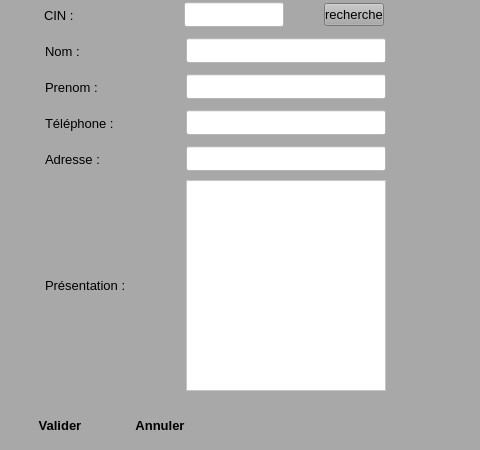
<?xml version="1.0" encoding="UTF-8"?>
<ui version="4.0">
 <class>ajoutPromotteur</class>
 <widget class="QWidget" name="ajoutPromotteur">
  <property name="geometry">
   <rect>
    <x>0</x>
    <y>0</y>
    <width>480</width>
    <height>450</height>
   </rect>
  </property>
  <property name="minimumSize">
   <size>
    <width>480</width>
    <height>450</height>
   </size>
  </property>
  <property name="maximumSize">
   <size>
    <width>480</width>
    <height>640</height>
   </size>
  </property>
  <property name="font">
   <font>
    <family>Segoe UI</family>
    <pointsize>10</pointsize>
   </font>
  </property>
  <property name="windowTitle">
   <string>Ajouter un nouveau promotteur</string>
  </property>
  <property name="windowIcon">
   <iconset>
    <normaloff>D:/Med/Eclipse Travail/TestBD/Add-icon.png</normaloff>D:/Med/Eclipse Travail/TestBD/Add-icon.png</iconset>
  </property>
  <property name="toolTip">
   <string>&lt;html&gt;&lt;head/&gt;&lt;body&gt;&lt;p&gt;&lt;span style=&quot; font-size:10pt;&quot;&gt;Ajouter une nouvelle Etude &lt;/span&gt;&lt;/p&gt;&lt;/body&gt;&lt;/html&gt;</string>
  </property>
  <property name="styleSheet">
   <string notr="true">background-color:rgb(168, 168, 168)</string>
  </property>
  <widget class="QWidget" name="verticalLayoutWidget">
   <property name="geometry">
    <rect>
     <x>10</x>
     <y>0</y>
     <width>411</width>
     <height>391</height>
    </rect>
   </property>
   <layout class="QVBoxLayout" name="verticalLayout">
    <item>
     <layout class="QHBoxLayout" name="horizontalLayout">
      <item>
       <widget class="QLabel" name="label">
        <property name="minimumSize">
         <size>
          <width>80</width>
          <height>30</height>
         </size>
        </property>
        <property name="maximumSize">
         <size>
          <width>100</width>
          <height>30</height>
         </size>
        </property>
        <property name="font">
         <font>
          <family>Segoe UI</family>
          <pointsize>10</pointsize>
         </font>
        </property>
        <property name="text">
         <string>CIN :</string>
        </property>
       </widget>
      </item>
      <item>
       <widget class="QLineEdit" name="uiCin">
        <property name="enabled">
         <bool>true</bool>
        </property>
        <property name="minimumSize">
         <size>
          <width>100</width>
          <height>25</height>
         </size>
        </property>
        <property name="maximumSize">
         <size>
          <width>100</width>
          <height>25</height>
         </size>
        </property>
        <property name="font">
         <font>
          <family>Segoe UI</family>
          <pointsize>10</pointsize>
         </font>
        </property>
        <property name="styleSheet">
         <string notr="true">background-color:rgb(255, 255, 255)</string>
        </property>
       </widget>
      </item>
      <item>
       <widget class="QPushButton" name="uiRecherche">
        <property name="minimumSize">
         <size>
          <width>60</width>
          <height>0</height>
         </size>
        </property>
        <property name="maximumSize">
         <size>
          <width>60</width>
          <height>16777215</height>
         </size>
        </property>
        <property name="text">
         <string>recherche</string>
        </property>
       </widget>
      </item>
     </layout>
    </item>
    <item>
     <layout class="QHBoxLayout" name="horizontalLayout_8">
      <item>
       <widget class="QLabel" name="label_8">
        <property name="minimumSize">
         <size>
          <width>100</width>
          <height>30</height>
         </size>
        </property>
        <property name="maximumSize">
         <size>
          <width>100</width>
          <height>30</height>
         </size>
        </property>
        <property name="font">
         <font>
          <family>Segoe UI</family>
          <pointsize>10</pointsize>
         </font>
        </property>
        <property name="text">
         <string>Nom :</string>
        </property>
       </widget>
      </item>
      <item>
       <widget class="QLineEdit" name="uiNom">
        <property name="enabled">
         <bool>false</bool>
        </property>
        <property name="minimumSize">
         <size>
          <width>200</width>
          <height>25</height>
         </size>
        </property>
        <property name="maximumSize">
         <size>
          <width>200</width>
          <height>25</height>
         </size>
        </property>
        <property name="font">
         <font>
          <family>Segoe UI</family>
          <pointsize>10</pointsize>
         </font>
        </property>
        <property name="styleSheet">
         <string notr="true">background-color:rgb(255, 255, 255)</string>
        </property>
       </widget>
      </item>
     </layout>
    </item>
    <item>
     <layout class="QHBoxLayout" name="horizontalLayout_9">
      <item>
       <widget class="QLabel" name="label_10">
        <property name="minimumSize">
         <size>
          <width>100</width>
          <height>30</height>
         </size>
        </property>
        <property name="maximumSize">
         <size>
          <width>100</width>
          <height>30</height>
         </size>
        </property>
        <property name="font">
         <font>
          <family>Segoe UI</family>
          <pointsize>10</pointsize>
         </font>
        </property>
        <property name="text">
         <string>Prenom :</string>
        </property>
       </widget>
      </item>
      <item>
       <widget class="QLineEdit" name="uiPrenom">
        <property name="enabled">
         <bool>false</bool>
        </property>
        <property name="minimumSize">
         <size>
          <width>200</width>
          <height>25</height>
         </size>
        </property>
        <property name="maximumSize">
         <size>
          <width>200</width>
          <height>25</height>
         </size>
        </property>
        <property name="font">
         <font>
          <family>Segoe UI</family>
          <pointsize>10</pointsize>
         </font>
        </property>
        <property name="styleSheet">
         <string notr="true">background-color:rgb(255, 255, 255)</string>
        </property>
       </widget>
      </item>
     </layout>
    </item>
    <item>
     <layout class="QHBoxLayout" name="horizontalLayout_5">
      <item>
       <widget class="QLabel" name="label_5">
        <property name="minimumSize">
         <size>
          <width>100</width>
          <height>30</height>
         </size>
        </property>
        <property name="maximumSize">
         <size>
          <width>100</width>
          <height>30</height>
         </size>
        </property>
        <property name="font">
         <font>
          <family>Segoe UI</family>
          <pointsize>10</pointsize>
         </font>
        </property>
        <property name="text">
         <string>Téléphone :</string>
        </property>
       </widget>
      </item>
      <item>
       <widget class="QLineEdit" name="uiTelephone">
        <property name="enabled">
         <bool>false</bool>
        </property>
        <property name="minimumSize">
         <size>
          <width>200</width>
          <height>25</height>
         </size>
        </property>
        <property name="maximumSize">
         <size>
          <width>200</width>
          <height>25</height>
         </size>
        </property>
        <property name="font">
         <font>
          <family>Segoe UI</family>
          <pointsize>10</pointsize>
          <weight>75</weight>
          <bold>true</bold>
         </font>
        </property>
        <property name="styleSheet">
         <string notr="true">background-color:rgb(255, 255, 255)</string>
        </property>
       </widget>
      </item>
     </layout>
    </item>
    <item>
     <layout class="QHBoxLayout" name="horizontalLayout_3">
      <item>
       <widget class="QLabel" name="label_3">
        <property name="minimumSize">
         <size>
          <width>100</width>
          <height>30</height>
         </size>
        </property>
        <property name="maximumSize">
         <size>
          <width>100</width>
          <height>30</height>
         </size>
        </property>
        <property name="font">
         <font>
          <family>Segoe UI</family>
          <pointsize>10</pointsize>
         </font>
        </property>
        <property name="text">
         <string>Adresse :</string>
        </property>
       </widget>
      </item>
      <item>
       <widget class="QLineEdit" name="uiAdresse">
        <property name="enabled">
         <bool>false</bool>
        </property>
        <property name="minimumSize">
         <size>
          <width>200</width>
          <height>25</height>
         </size>
        </property>
        <property name="maximumSize">
         <size>
          <width>200</width>
          <height>25</height>
         </size>
        </property>
        <property name="styleSheet">
         <string notr="true">background-color:rgb(255, 255, 255)</string>
        </property>
       </widget>
      </item>
     </layout>
    </item>
    <item>
     <layout class="QHBoxLayout" name="horizontalLayout_7">
      <item>
       <widget class="QLabel" name="label_7">
        <property name="minimumSize">
         <size>
          <width>100</width>
          <height>30</height>
         </size>
        </property>
        <property name="maximumSize">
         <size>
          <width>100</width>
          <height>30</height>
         </size>
        </property>
        <property name="font">
         <font>
          <family>Segoe UI</family>
          <pointsize>10</pointsize>
         </font>
        </property>
        <property name="text">
         <string>Présentation :</string>
        </property>
       </widget>
      </item>
      <item>
       <widget class="QTextEdit" name="uiPresentation">
        <property name="enabled">
         <bool>false</bool>
        </property>
        <property name="minimumSize">
         <size>
          <width>200</width>
          <height>0</height>
         </size>
        </property>
        <property name="maximumSize">
         <size>
          <width>200</width>
          <height>16777215</height>
         </size>
        </property>
        <property name="styleSheet">
         <string notr="true">background-color:rgb(255, 255, 255)</string>
        </property>
       </widget>
      </item>
     </layout>
    </item>
   </layout>
  </widget>
  <widget class="QPushButton" name="uiValider">
   <property name="geometry">
    <rect>
     <x>10</x>
     <y>400</y>
     <width>100</width>
     <height>50</height>
    </rect>
   </property>
   <property name="minimumSize">
    <size>
     <width>100</width>
     <height>50</height>
    </size>
   </property>
   <property name="maximumSize">
    <size>
     <width>100</width>
     <height>50</height>
    </size>
   </property>
   <property name="font">
    <font>
     <family>Segoe UI</family>
     <pointsize>10</pointsize>
     <weight>75</weight>
     <bold>true</bold>
    </font>
   </property>
   <property name="styleSheet">
    <string notr="true">border:rgb(255, 255, 255);</string>
   </property>
   <property name="text">
    <string>Valider</string>
   </property>
   <property name="icon">
    <iconset>
     <normaloff>ProjectRessources/ok-icon.png</normaloff>ProjectRessources/ok-icon.png</iconset>
   </property>
   <property name="flat">
    <bool>true</bool>
   </property>
  </widget>
  <widget class="QPushButton" name="uiAnnuler">
   <property name="geometry">
    <rect>
     <x>110</x>
     <y>400</y>
     <width>100</width>
     <height>50</height>
    </rect>
   </property>
   <property name="minimumSize">
    <size>
     <width>100</width>
     <height>25</height>
    </size>
   </property>
   <property name="maximumSize">
    <size>
     <width>100</width>
     <height>50</height>
    </size>
   </property>
   <property name="font">
    <font>
     <family>Segoe UI</family>
     <pointsize>10</pointsize>
     <weight>75</weight>
     <bold>true</bold>
    </font>
   </property>
   <property name="styleSheet">
    <string notr="true">border:rgb(255, 255, 255);
</string>
   </property>
   <property name="text">
    <string>Annuler</string>
   </property>
   <property name="icon">
    <iconset>
     <normaloff>ProjectRessources/cancel-icon2.png</normaloff>ProjectRessources/cancel-icon2.png</iconset>
   </property>
   <property name="flat">
    <bool>true</bool>
   </property>
  </widget>
  <widget class="QLabel" name="uiErreur">
   <property name="enabled">
    <bool>true</bool>
   </property>
   <property name="geometry">
    <rect>
     <x>280</x>
     <y>420</y>
     <width>141</width>
     <height>20</height>
    </rect>
   </property>
   <property name="font">
    <font>
     <family>Segoe UI</family>
     <pointsize>10</pointsize>
    </font>
   </property>
   <property name="mouseTracking">
    <bool>true</bool>
   </property>
   <property name="styleSheet">
    <string notr="true">color:rgb(255, 0, 0);</string>
   </property>
   <property name="locale">
    <locale language="French" country="France"/>
   </property>
   <property name="text">
    <string/>
   </property>
   <property name="alignment">
    <set>Qt::AlignCenter</set>
   </property>
  </widget>
 </widget>
 <resources/>
 <connections/>
</ui>
